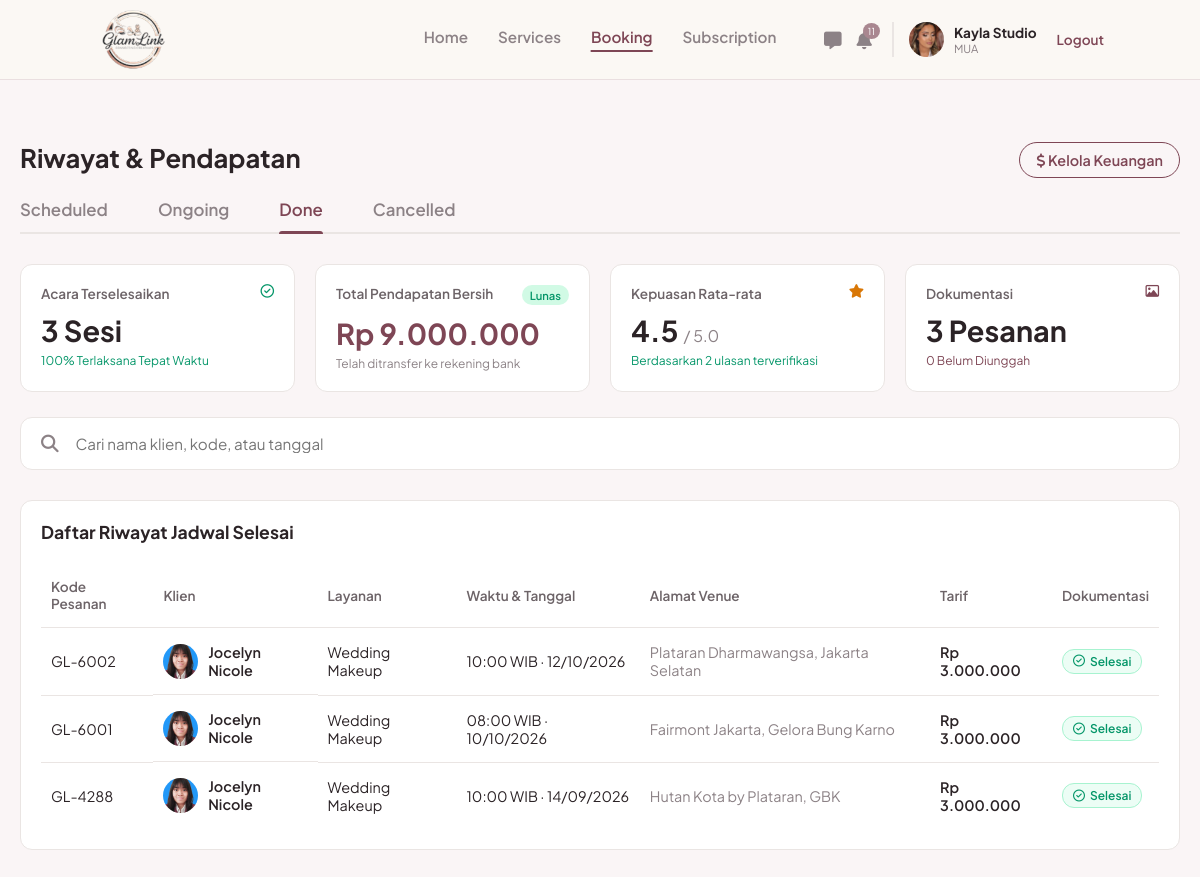
Page /mua/booking.php?tab=done (signed in) on the committed database.
### tables this page shows
CREATE TABLE `users` (
  `id_user` int(11) NOT NULL,
  `nama` varchar(100) NOT NULL,
  `email` varchar(100) NOT NULL,
  `nomor_telepon` varchar(20) DEFAULT NULL,
  `nama_brand` varchar(150) DEFAULT NULL,
  `bio` text DEFAULT NULL,
  `lokasi` varchar(150) DEFAULT NULL,
  `foto_profil` varchar(255) DEFAULT NULL,
  `password` varchar(255) NOT NULL,
  `role` enum('mua','pelanggan','admin') NOT NULL,
  `dibuat_pada` timestamp NOT NULL DEFAULT current_timestamp(),
  `status_verifikasi` enum('pending','approved','rejected') NOT NULL DEFAULT 'approved',
  `alasan_tolak` varchar(255) DEFAULT NULL
);

CREATE TABLE `bookings` (
  `id_booking` int(11) NOT NULL,
  `no_invoice` varchar(20) NOT NULL,
  `id_mua` int(11) NOT NULL,
  `id_pelanggan` int(11) NOT NULL,
  `id_layanan` int(11) NOT NULL,
  `tanggal_booking` date NOT NULL,
  `waktu_booking` time NOT NULL,
  `lokasi_acara` varchar(255) DEFAULT NULL,
  `catatan` text DEFAULT NULL,
  `total_harga` int(11) NOT NULL,
  `status` enum('menunggu','dikonfirmasi','selesai','ditolak') NOT NULL DEFAULT 'menunggu',
  `is_mua_done` tinyint(1) DEFAULT 0,
  `is_client_done` tinyint(1) DEFAULT 0,
  `foto_dokumentasi` varchar(255) DEFAULT NULL,
  `rating` int(1) DEFAULT NULL,
  `ulasan` text DEFAULT NULL,
  `created_at` timestamp NOT NULL DEFAULT current_timestamp(),
  `nama_acara` varchar(150) DEFAULT NULL,
  `jenis_acara` varchar(50) DEFAULT NULL,
  `kota_acara` varchar(50) DEFAULT NULL,
  `biaya_platform` int(11) NOT NULL DEFAULT 0,
  `metode_bayar` varchar(50) DEFAULT NULL,
  `dibayar_pada` timestamp NULL DEFAULT NULL,
  `dibatalkan_oleh` enum('klien','mua') DEFAULT NULL,
  `dibatalkan_pada` timestamp NULL DEFAULT NULL
);

CREATE TABLE `services` (
  `id_service` int(11) NOT NULL,
  `id_mua` int(11) NOT NULL,
  `nama_layanan` varchar(150) NOT NULL,
  `kategori` varchar(100) DEFAULT NULL,
  `harga` decimal(10,2) NOT NULL,
  `durasi` varchar(50) DEFAULT NULL,
  `deskripsi` text DEFAULT NULL,
  `fasilitas` text DEFAULT NULL
);

### mua/booking.php (the view, shortened to what the rows shown need)
<?php
require_once '../includes/auth_mua.php';
$month = isset($_GET['m']) ? (int)$_GET['m'] : (int)date('m');
$year = isset($_GET['y']) ? (int)$_GET['y'] : (int)date('Y');
$tab = $_GET['tab'] ?? 'scheduled';
$status_filter = "b.status IN ('menunggu', 'dikonfirmasi')";
$time_filter = "AND (b.tanggal_booking > CURDATE() OR (b.tanggal_booking = CURDATE() AND b.waktu_booking > CURTIME()))";
$date_filter = "AND MONTH(b.tanggal_booking) = '$month' AND YEAR(b.tanggal_booking) = '$year'";
$page_title = 'Pesanan Terkonfirmasi';
if ($tab == 'ongoing') {
    $status_filter = "b.status = 'dikonfirmasi'";
    $time_filter = "AND (b.tanggal_booking < CURDATE() OR (b.tanggal_booking = CURDATE() AND b.waktu_booking <= CURTIME()))";
    $date_filter = "";
    $page_title = 'Jadwal Hari Ini';
} elseif ($tab == 'done') {
    $status_filter = "b.status = 'selesai'";
    $time_filter = "";
    $date_filter = "";
    $page_title = 'Riwayat & Pendapatan';
} elseif ($tab == 'cancelled') {
    $status_filter = "b.status = 'ditolak'";
    $time_filter = "";
    $page_title = 'Pesanan Dibatalkan';
}
$query_bookings = mysqli_query($koneksi, "
    SELECT b.*, u.nama AS nama_klien, u.foto_profil AS foto_klien, u.nomor_telepon, s.nama_layanan
    FROM bookings b
    LEFT JOIN users u ON b.id_pelanggan = u.id_user
    LEFT JOIN services s ON b.id_layanan = s.id_service
    WHERE b.id_mua = '$id_mua' AND ($status_filter) $time_filter $date_filter
    ORDER BY b.tanggal_booking DESC, b.waktu_booking DESC
");
$all_bookings = [];
if ($query_bookings) {
    while ($row = mysqli_fetch_assoc($query_bookings)) {
        $all_bookings[] = $row;
    }
}
?>
<!DOCTYPE html>
<html lang="id">
<head>
    <link rel="stylesheet" href="https://cdnjs.cloudflare.com/ajax/libs/font-awesome/6.4.0/css/all.min.css">
    <link rel="stylesheet" href="../assets/css/navbar.css">
    <link rel="stylesheet" href="../assets/css/mua_booking.css">
    <link rel="stylesheet" href="../assets/css/mua_ui.css">
</head>
<body>
    <?php include '../navbar.php'; ?>
    <main class="booking-main">
        <div class="page-header header-action">
            <h2><?php echo $page_title; ?></h2>
        </div>
        <?php if ($tab == 'done'): ?>
            <div class="done-table-container">
                <?php if (count($all_bookings) > 0): ?>
                <table class="history-table">
                    <thead>
                        <tr>
                            <th>Kode Pesanan</th>
                            <th>Klien</th>
                            <th>Layanan</th>
                            <th>Waktu & Tanggal</th>
                            <th>Alamat Venue</th>
                            <th>Tarif</th>
                            <th>Dokumentasi</th>
                        </tr>
                    </thead>
                    <tbody>
                        <?php foreach ($all_bookings as $bk): ?>
                        <tr class="history-row" data-search="<?php echo htmlspecialchars(strtolower(implode(' ', [$bk['no_invoice'], $bk['nama_klien'], $bk['nama_layanan'], $bk['lokasi_acara'] ?? '', date('d/m/Y', strtotime($bk['tanggal_booking'])), date('d-m-Y', strtotime($bk['tanggal_booking'])), date('H:i', strtotime($bk['waktu_booking']))]))); ?>" onclick="window.location.href='session_detail.php?id=<?php echo $bk['id_booking']; ?>'" style="cursor: pointer; transition: 0.2s;" onmouseover="this.style.backgroundColor='#faf5f6'" onmouseout="this.style.backgroundColor='transparent'">
                            <td><?php echo htmlspecialchars($bk['no_invoice']); ?></td>
                            <td class="td-client"><img src="../assets/img/<?php echo htmlspecialchars($bk['foto_klien'] ?? 'default.jpg'); ?>" alt="klien"> <?php echo htmlspecialchars($bk['nama_klien']); ?></td>
                            <td><?php echo htmlspecialchars($bk['nama_layanan']); ?></td>
                            <td><?php echo date('H:i', strtotime($bk['waktu_booking'])); ?> WIB &middot; <?php echo date('d/m/Y', strtotime($bk['tanggal_booking'])); ?></td>
                            <td style="color: #8c8286;"><?php echo htmlspecialchars($bk['lokasi_acara'] ?? '-'); ?></td>
                            <td class="price text-maroon" style="font-weight:600;">Rp <?php echo number_format($bk['total_harga'], 0, ',', '.'); ?></td>
                            <td>
                                <?php if(!empty($bk['foto_dokumentasi'])): ?>
                                    <span class="badge-dokum selesai"><i class="fa-regular fa-circle-check"></i> Selesai</span>
                                <?php else: ?>
                                    <span class="badge-dokum kosong"><i class="fa-regular fa-circle-xmark"></i> Kosong</span>
                                <?php endif; ?>
                            </td>
                        </tr>
                        <?php endforeach; ?>
                    </tbody>
                </table>
                <?php else: ?>
                    <div class="empty-state">Belum ada riwayat jadwal selesai.</div>
                <?php endif; ?>
            </div>
        <?php endif; ?>
    </main>
</body>
</html>

### navbar.php (shortened to what the rows shown need)
<?php
$path_prefix = in_array(basename(dirname($_SERVER['PHP_SELF'])), ['mua', 'klien']) ? '../' : '';
$nav_logged_in = isset($_SESSION['status_login']) && $_SESSION['status_login'] == true;
$nav_role = isset($_SESSION['role']) ? $_SESSION['role'] : '';
if ($nav_logged_in && in_array($nav_role, ['mua', 'pelanggan']) && isset($koneksi)) {
    $id_mua_nav = $_SESSION['id_user'];
    $nav_query = mysqli_query($koneksi, "SELECT nama, nama_brand, foto_profil, status_verifikasi FROM users WHERE id_user = '$id_mua_nav'");
    $nav_profil = mysqli_fetch_assoc($nav_query);
}
?>
<header class="navbar">
    <?php if (!$nav_logged_in): ?>
        <div class="nav-links">
            <a href="<?php echo $path_prefix; ?>login.php" class="btn-text">Masuk</a>
            <a href="<?php echo $path_prefix; ?>login.php" class="btn-outline">Masuk Sebagai MUA</a>
            <a href="<?php echo $path_prefix; ?>register.php" class="btn-filled">Daftar</a>
        </div>
    <?php elseif ($nav_role == 'mua'): ?>
        <?php if (($nav_profil['status_verifikasi'] ?? 'approved') === 'approved'): ?>
        <div class="nav-menu-mua">
            <a href="<?php echo $path_prefix; ?>mua/index.php">Home</a>
            <a href="<?php echo $path_prefix; ?>mua/services.php">Services</a>
            <a href="<?php echo $path_prefix; ?>mua/booking.php">Booking</a>
            <a href="<?php echo $path_prefix; ?>mua/subscription.php">Subscription</a>
        </div>
        <?php endif; ?>
        <div class="nav-profile-mua">
            <div class="nav-icons">
                <?php
                require_once __DIR__ . '/includes/chat.php';
                ?>
                <a href="<?php echo $path_prefix; ?>mua/chat.php" class="icon-btn" title="Chat">
                    <i class="fa-solid fa-message"></i>
                </a>
                <?php
                require_once __DIR__ . '/includes/mua_notifikasi.php';
                $nav_notif_baru = isset($koneksi) ? mua_notif_jumlah_baru($koneksi, (int)$_SESSION['id_user']) : 0;
                ?>
                <a href="<?php echo $path_prefix; ?>mua/notifikasi.php" class="icon-btn" title="Notifikasi">
                    <i class="fa-solid fa-bell"></i>
                    <span class="badge" id="navNotifBadge" <?php echo $nav_notif_baru ? '' : 'hidden'; ?>><?php echo $nav_notif_baru > 99 ? '99+' : $nav_notif_baru; ?></span>
                </a>
            </div>
            <a href="<?php echo $path_prefix; ?>mua/profil.php" style="text-decoration:none;color:inherit;" title="Lihat & edit profil">
            <div class="profile-info">
                <?php if(!empty($nav_profil['foto_profil'])): ?>
                    <img src="<?php echo $path_prefix; ?>assets/img/<?php echo htmlspecialchars($nav_profil['foto_profil']); ?>" alt="Profile">
                <?php else: ?>
                    <div style="width:35px;height:35px;background:#e0d8da;border-radius:50%;display:flex;align-items:center;justify-content:center;color:#fff;font-size:0.8rem;"><i class="fa-solid fa-user"></i></div>
                <?php endif; ?>
                <div class="profile-text">
                    <span class="brand-name"><?php echo htmlspecialchars($nav_profil['nama_brand'] ?? 'Nama Brand'); ?></span>
                    <span class="role-text"><?php echo ($nav_profil['status_verifikasi'] ?? 'approved') === 'approved' ? 'MUA' : 'Belum terverifikasi'; ?></span>
                </div>
            </div>
            </a>
            <a href="<?php echo $path_prefix; ?>logout.php" class="logout-link">Logout</a>
        </div>
    <?php endif; ?>
</header>

### rows in the picture
users: foto_profil (picture), nama_brand "Kayla Studio"
bookings: no_invoice "GL-6002", id_pelanggan.foto_profil (picture), id_pelanggan.nama "Jocelyn Nicole", id_layanan.nama_layanan "Wedding Makeup", waktu_booking "10:00", tanggal_booking "12/10/2026", lokasi_acara "Plataran Dharmawangsa, Jakarta Selatan", total_harga "3.000.000", shows "Selesai"
bookings: no_invoice "GL-6001", id_pelanggan.foto_profil (picture), id_pelanggan.nama "Jocelyn Nicole", id_layanan.nama_layanan "Wedding Makeup", waktu_booking "08:00", tanggal_booking "10/10/2026", lokasi_acara "Fairmont Jakarta, Gelora Bung Karno", total_harga "3.000.000", shows "Selesai"
bookings: no_invoice "GL-4288", id_pelanggan.foto_profil (picture), id_pelanggan.nama "Jocelyn Nicole", id_layanan.nama_layanan "Wedding Makeup", waktu_booking "10:00", tanggal_booking "14/09/2026", lokasi_acara "Hutan Kota by Plataran, GBK", total_harga "3.000.000", shows "Selesai"

### other values in the picture
$nav_notif_baru "11"
$page_title "Riwayat & Pendapatan"
$total_sesi "3"
$rata_rata_rating "4.5"
$jumlah_ulasan "2"
$dokum_terisi "3"
$dokum_kosong "0"
